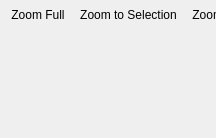
<?xml version="1.0" encoding="UTF-8"?>
<ui version="4.0">
 <class>QgsMapCanvasDockWidgetBase</class>
 <widget class="QWidget" name="QgsMapCanvasDockWidgetBase">
  <property name="geometry">
   <rect>
    <x>0</x>
    <y>0</y>
    <width>216</width>
    <height>138</height>
   </rect>
  </property>
  <property name="windowTitle">
   <string>Map Canvas</string>
  </property>
  <widget class="QWidget" name="mContents">
   <layout class="QVBoxLayout" name="verticalLayout">
    <property name="spacing">
     <number>0</number>
    </property>
    <property name="leftMargin">
     <number>0</number>
    </property>
    <property name="topMargin">
     <number>0</number>
    </property>
    <property name="rightMargin">
     <number>0</number>
    </property>
    <property name="bottomMargin">
     <number>0</number>
    </property>
    <item>
     <widget class="QToolBar" name="mToolbar">
      <property name="iconSize">
       <size>
        <width>16</width>
        <height>16</height>
       </size>
      </property>
      <property name="floatable">
       <bool>false</bool>
      </property>
      <addaction name="mActionZoomFullExtent"/>
      <addaction name="mActionZoomToSelected"/>
      <addaction name="mActionZoomToLayer"/>
     </widget>
    </item>
    <item>
     <widget class="QWidget" name="mMainWidget" native="true"/>
    </item>
   </layout>
  </widget>
  <action name="mActionSetCrs">
   <property name="icon">
    <iconset resource="../../images/images.qrc">
     <normaloff>:/images/themes/default/propertyicons/CRS.svg</normaloff>:/images/themes/default/propertyicons/CRS.svg</iconset>
   </property>
   <property name="text">
    <string>Set Map CRS…</string>
   </property>
   <property name="toolTip">
    <string>Set Map CRS</string>
   </property>
  </action>
  <action name="mActionRename">
   <property name="text">
    <string>Rename View…</string>
   </property>
   <property name="toolTip">
    <string>Rename View</string>
   </property>
  </action>
  <action name="mActionZoomToSelected">
   <property name="icon">
    <iconset resource="../../images/images.qrc">
     <normaloff>:/images/themes/default/mActionZoomToSelected.svg</normaloff>:/images/themes/default/mActionZoomToSelected.svg</iconset>
   </property>
   <property name="text">
    <string>Zoom to &amp;Selection</string>
   </property>
  </action>
  <action name="mActionZoomToLayer">
   <property name="icon">
    <iconset resource="../../images/images.qrc">
     <normaloff>:/images/themes/default/mActionZoomToLayer.svg</normaloff>:/images/themes/default/mActionZoomToLayer.svg</iconset>
   </property>
   <property name="text">
    <string>Zoom to &amp;Layer</string>
   </property>
  </action>
  <action name="mActionZoomFullExtent">
   <property name="icon">
    <iconset resource="../../images/images.qrc">
     <normaloff>:/images/themes/default/mActionZoomFullExtent.svg</normaloff>:/images/themes/default/mActionZoomFullExtent.svg</iconset>
   </property>
   <property name="text">
    <string>Zoom &amp;Full</string>
   </property>
  </action>
  <action name="mActionShowAnnotations">
   <property name="checkable">
    <bool>true</bool>
   </property>
   <property name="text">
    <string>Show Annotations</string>
   </property>
   <property name="toolTip">
    <string>Show Annotations</string>
   </property>
  </action>
  <action name="mActionShowCursor">
   <property name="checkable">
    <bool>true</bool>
   </property>
   <property name="text">
    <string>Show Cursor Position</string>
   </property>
  </action>
  <action name="mActionShowExtent">
   <property name="checkable">
    <bool>true</bool>
   </property>
   <property name="text">
    <string>Show Main Canvas Extent</string>
   </property>
  </action>
  <action name="mActionShowLabels">
   <property name="checkable">
    <bool>true</bool>
   </property>
   <property name="text">
    <string>Show Labels</string>
   </property>
  </action>
 </widget>
 <customwidgets>
  <customwidget>
   <class>QgsDockWidget</class>
   <extends>QDockWidget</extends>
   <header>qgsdockwidget.h</header>
   <container>1</container>
  </customwidget>
 </customwidgets>
 <resources>
  <include location="../../images/images.qrc"/>
  <include location="../../images/images.qrc"/>
  <include location="../../images/images.qrc"/>
  <include location="../../images/images.qrc"/>
  <include location="../../images/images.qrc"/>
  <include location="../../images/images.qrc"/>
  <include location="../../images/images.qrc"/>
  <include location="../../images/images.qrc"/>
  <include location="../../images/images.qrc"/>
  <include location="../../images/images.qrc"/>
  <include location="../../images/images.qrc"/>
  <include location="../../images/images.qrc"/>
  <include location="../../images/images.qrc"/>
  <include location="../../images/images.qrc"/>
  <include location="../../images/images.qrc"/>
  <include location="../../images/images.qrc"/>
  <include location="../../images/images.qrc"/>
  <include location="../../images/images.qrc"/>
  <include location="../../images/images.qrc"/>
  <include location="../../images/images.qrc"/>
  <include location="../../images/images.qrc"/>
  <include location="../../images/images.qrc"/>
  <include location="../../images/images.qrc"/>
  <include location="../../images/images.qrc"/>
  <include location="../../images/images.qrc"/>
  <include location="../../images/images.qrc"/>
  <include location="../../images/images.qrc"/>
  <include location="../../images/images.qrc"/>
  <include location="../../images/images.qrc"/>
 </resources>
 <connections/>
</ui>
